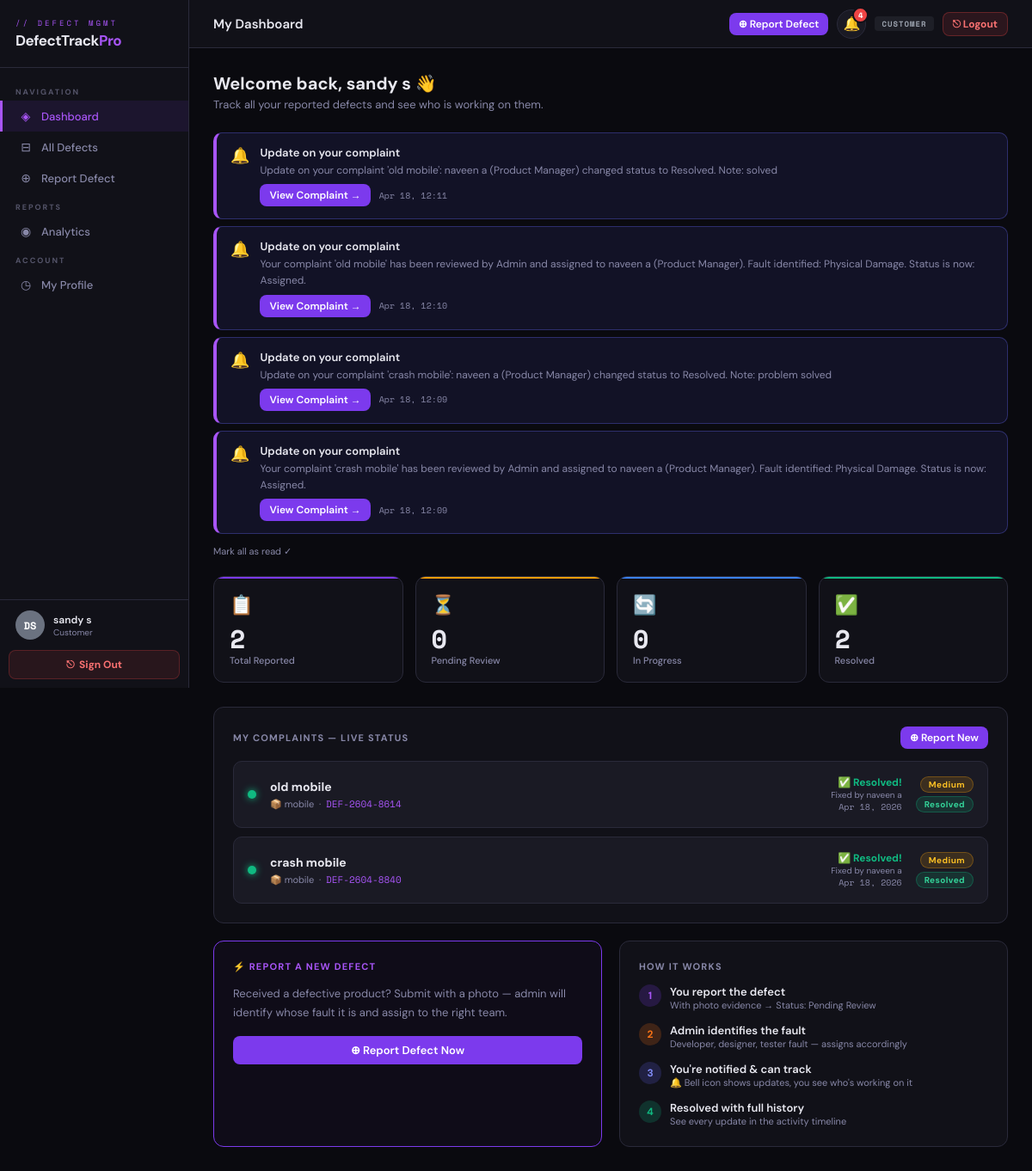
Screenshot of /dashboard/ (signed in) with the database file from the repository.
### complaints/models.py (models this page shows, shortened)
class UserProfile(models.Model):
    user         = models.OneToOneField(User, on_delete=models.CASCADE, related_name='profile')
    role         = models.CharField(max_length=20, choices=ROLE_CHOICES, default='customer')
    phone        = models.CharField(max_length=15, blank=True)
    department   = models.CharField(max_length=100, blank=True)
    avatar_color = models.CharField(max_length=7, default='#6366f1')

class Notification(models.Model):
    user       = models.ForeignKey(User, on_delete=models.CASCADE, related_name='notifications')
    complaint  = models.ForeignKey(Complaint, on_delete=models.CASCADE, related_name='notifications')
    message    = models.TextField()
    is_read    = models.BooleanField(default=False)
    created_at = models.DateTimeField(auto_now_add=True)
    class Meta:
        ordering = ['-created_at']

class Complaint(models.Model):
    STATUS_CHOICES = [
        ('pending',     'Pending Review'),
        ('assigned',    'Assigned'),
        ('in_progress', 'In Progress'),
        ('resolved',    'Resolved'),
        ('closed',      'Closed'),
        ('rejected',    'Rejected'),
    ]
    PRIORITY_CHOICES = [
        ('low',      'Low'),
        ('medium',   'Medium'),
        ('high',     'High'),
        ('critical', 'Critical'),
    ]
    complaint_id    = models.CharField(max_length=20, unique=True, editable=False)
    title           = models.CharField(max_length=200)
    description     = models.TextField()
    product_name    = models.CharField(max_length=200)
    order_number    = models.CharField(max_length=100, blank=True)
    defect_category = models.ForeignKey(DefectCategory, on_delete=models.SET_NULL, null=True, blank=True)
    priority        = models.CharField(max_length=10, choices=PRIORITY_CHOICES, default='medium')
    status          = models.CharField(max_length=15, choices=STATUS_CHOICES, default='pending')
    raised_by       = models.ForeignKey(User, on_delete=models.CASCADE, related_name='complaints_raised')
    assigned_to     = models.ForeignKey(User, on_delete=models.SET_NULL, null=True, blank=True, related_name='complaints_assigned')
    image           = models.ImageField(upload_to='complaints/%Y/%m/', null=True, blank=True)
    created_at      = models.DateTimeField(auto_now_add=True)
    updated_at      = models.DateTimeField(auto_now=True)
    resolved_at     = models.DateTimeField(null=True, blank=True)
    class Meta:
        ordering = ['-created_at']

### complaints/views.py (the view)
# urls.py: path('dashboard/',                  views.dashboard,               name='dashboard'),
@login_required
def dashboard(request):
    p = _profile(request.user)
    if   p.role == 'admin':    return _admin_dash(request, p)
    elif p.role == 'customer': return _customer_dash(request, p)
    else:                      return _staff_dash(request, p)

### complaints/context_processors.py (called while the page is built)
def user_profile(request):
    if request.user.is_authenticated:
        profile, _ = UserProfile.objects.get_or_create(
            user=request.user, defaults={'role': 'customer', 'avatar_color': '#6366f1'})
        unread_count = Notification.objects.filter(user=request.user, is_read=False).count()
        return {'user_profile': profile, 'unread_notif_count': unread_count}
    return {'user_profile': None, 'unread_notif_count': 0}

### complaints/views.py (called while the page is built)
def _profile(user):
    p, _ = UserProfile.objects.get_or_create(
        user=user, defaults={'role': 'customer', 'avatar_color': '#6366f1'})
    return p

def _customer_dash(request, profile):
    qs = (Complaint.objects.filter(raised_by=request.user)
          .select_related('defect_category', 'assigned_to', 'assigned_to__profile'))
    stats = {
        'total':       qs.count(),
        'pending':     qs.filter(status='pending').count(),
        'in_progress': qs.filter(status__in=['assigned', 'in_progress']).count(),
        'resolved':    qs.filter(status='resolved').count(),
    }
    unread_notifs = request.user.notifications.filter(is_read=False)
    return render(request, 'complaints/dashboard_customer.html', {
        'profile': profile, 'stats': stats, 'recent': qs[:8],
        'unread_notifs': unread_notifs,
    })

### complaints/templates/complaints/dashboard_customer.html (shortened to what this page needs)
{% extends 'complaints/base.html' %}
{% block page_title %}My Dashboard{% endblock %}
{% block content %}
<div style="margin-bottom:24px;">
  <h1 style="font-size:20px;font-weight:700;">Welcome back, {{ request.user.get_full_name|default:request.user.username }} 👋</h1>
  <p style="color:var(--text2);font-size:13px;margin-top:3px;">Track all your reported defects and see who is working on them.</p>
</div>
{% if unread_notifs %}
<div style="margin-bottom:20px;">
  {% for notif in unread_notifs %}
  <div style="background:rgba(99,102,241,.1);border:1px solid rgba(99,102,241,.35);border-left:4px solid var(--accent2);border-radius:10px;padding:14px 16px;margin-bottom:8px;display:flex;align-items:flex-start;gap:12px;">
    <span style="font-size:18px;flex-shrink:0;">🔔</span>
    <div style="flex:1;">
      <div style="font-size:13px;font-weight:600;color:var(--text);margin-bottom:3px;">Update on your complaint</div>
      <div style="font-size:12px;color:var(--text2);line-height:1.6;">{{ notif.message }}</div>
      <div style="margin-top:6px;display:flex;align-items:center;gap:10px;">
        <a href="{% url 'complaint_detail' notif.complaint.pk %}" class="btn btn-primary btn-sm">View Complaint →</a>
        <span style="font-size:10px;color:var(--text2);font-family:'Space Mono',monospace;">{{ notif.created_at|date:"M d, H:i" }}</span>
      </div>
    </div>
  </div>
  {% endfor %}
  <a href="{% url 'mark_notifs_read' %}" style="font-size:11px;color:var(--text2);text-decoration:none;">Mark all as read ✓</a>
</div>
{% endif %}
<div class="stats-grid">
  <div class="stat"><div class="stat-icon">📋</div><div class="stat-val">{{ stats.total }}</div><div class="stat-lbl">Total Reported</div></div>
  <div class="stat c-yellow"><div class="stat-icon">⏳</div><div class="stat-val">{{ stats.pending }}</div><div class="stat-lbl">Pending Review</div></div>
  <div class="stat c-blue"><div class="stat-icon">🔄</div><div class="stat-val">{{ stats.in_progress }}</div><div class="stat-lbl">In Progress</div></div>
  <div class="stat c-green"><div class="stat-icon">✅</div><div class="stat-val">{{ stats.resolved }}</div><div class="stat-lbl">Resolved</div></div>
</div>
{% if recent %}
<div class="card" style="margin-bottom:20px;">
  <div style="display:flex;align-items:center;justify-content:space-between;margin-bottom:14px;">
    <div class="card-title" style="margin-bottom:0;">My Complaints — Live Status</div>
    <a href="{% url 'raise_complaint' %}" class="btn btn-primary btn-sm">⊕ Report New</a>
  </div>
  <div style="display:flex;flex-direction:column;gap:10px;">
    {% for c in recent %}
    <a href="{% url 'complaint_detail' c.pk %}" style="text-decoration:none;">
    <div style="background:var(--bg3);border:1px solid var(--border);border-radius:10px;padding:16px;display:flex;align-items:center;gap:16px;flex-wrap:wrap;transition:border-color .15s;"
      onmouseover="this.style.borderColor='var(--accent2)'" onmouseout="this.style.borderColor='var(--border)'">
      <div style="width:10px;height:10px;border-radius:50%;flex-shrink:0;
        background:{% if c.status == 'pending' %}var(--yellow){% elif c.status == 'assigned' %}var(--blue){% elif c.status == 'in_progress' %}var(--accent2){% elif c.status == 'resolved' %}var(--green){% else %}var(--text3){% endif %};
        box-shadow:{% if c.status == 'in_progress' %}0 0 8px var(--accent2){% elif c.status == 'resolved' %}0 0 8px var(--green){% else %}none{% endif %};">
      </div>
      <div style="flex:1;min-width:160px;">
        <div style="font-size:14px;font-weight:700;color:var(--text);margin-bottom:3px;">{{ c.title|truncatechars:50 }}</div>
        <div style="font-size:11px;color:var(--text2);">📦 {{ c.product_name }} &nbsp;·&nbsp; <span class="cid">{{ c.complaint_id }}</span></div>
      </div>
      <div style="flex-shrink:0;text-align:right;min-width:160px;">
        {% if c.status == 'pending' %}
          <div style="font-size:11px;color:var(--orange);font-weight:600;">⏳ Awaiting Admin Review</div>
          <div style="font-size:10px;color:var(--text2);">Admin will assign to correct team</div>
        {% elif c.status == 'resolved' %}
          <div style="font-size:12px;color:var(--green);font-weight:700;">✅ Resolved!</div>
          {% if c.assigned_to %}<div style="font-size:10px;color:var(--text2);">Fixed by {{ c.assigned_to.get_full_name|default:c.assigned_to.username }}</div>{% endif %}
          {% if c.resolved_at %}<div style="font-size:10px;color:var(--text2);font-family:'Space Mono',monospace;">{{ c.resolved_at|date:"M d, Y" }}</div>{% endif %}
        {% elif c.status == 'closed' %}
          <div style="font-size:11px;color:var(--text2);font-weight:600;">🔒 Closed</div>
        {% elif c.status == 'rejected' %}
          <div style="font-size:11px;color:#f87171;font-weight:600;">❌ Rejected</div>
        {% endif %}
      </div>
      <div style="flex-shrink:0;display:flex;flex-direction:column;gap:4px;align-items:flex-end;">
        <span class="badge b-{{ c.priority }}">{{ c.priority }}</span>
        <span class="badge b-{{ c.status }}">{{ c.get_status_display }}</span>
      </div>
    </div>
    </a>
    {% endfor %}
  </div>
</div>
{% endif %}
<div class="g2">
  <div class="card" style="border-color:var(--accent);background:rgba(124,58,237,.04);">
    <div class="card-title" style="color:var(--accent2);">⚡ Report a New Defect</div>
    <p style="font-size:13px;color:var(--text2);line-height:1.7;margin-bottom:16px;">Received a defective product? Submit with a photo — admin will identify whose fault it is and assign to the right team.</p>
    <a href="{% url 'raise_complaint' %}" class="btn btn-primary" style="width:100%;justify-content:center;">⊕ Report Defect Now</a>
  </div>
  <div class="card">
    <div class="card-title">How It Works</div>
    <div style="display:flex;flex-direction:column;gap:14px;">
      <div style="display:flex;gap:10px;">
        <div style="width:26px;height:26px;border-radius:50%;background:rgba(124,58,237,.2);color:var(--accent2);display:flex;align-items:center;justify-content:center;font-weight:700;font-size:12px;flex-shrink:0;">1</div>
        <div><div style="font-size:13px;font-weight:600;">You report the defect</div><div style="font-size:11px;color:var(--text2);">With photo evidence → Status: Pending Review</div></div>
      </div>
      <div style="display:flex;gap:10px;">
        <div style="width:26px;height:26px;border-radius:50%;background:rgba(249,115,22,.2);color:var(--orange);display:flex;align-items:center;justify-content:center;font-weight:700;font-size:12px;flex-shrink:0;">2</div>
        <div><div style="font-size:13px;font-weight:600;">Admin identifies the fault</div><div style="font-size:11px;color:var(--text2);">Developer, designer, tester fault — assigns accordingly</div></div>
      </div>
      <div style="display:flex;gap:10px;">
        <div style="width:26px;height:26px;border-radius:50%;background:rgba(99,102,241,.2);color:#818cf8;display:flex;align-items:center;justify-content:center;font-weight:700;font-size:12px;flex-shrink:0;">3</div>
        <div><div style="font-size:13px;font-weight:600;">You're notified &amp; can track</div><div style="font-size:11px;color:var(--text2);">🔔 Bell icon shows updates, you see who's working on it</div></div>
      </div>
      <div style="display:flex;gap:10px;">
        <div style="width:26px;height:26px;border-radius:50%;background:rgba(16,185,129,.2);color:var(--green);display:flex;align-items:center;justify-content:center;font-weight:700;font-size:12px;flex-shrink:0;">4</div>
        <div><div style="font-size:13px;font-weight:600;">Resolved with full history</div><div style="font-size:11px;color:var(--text2);">See every update in the activity timeline</div></div>
      </div>
    </div>
  </div>
</div>
{% endblock %}

### complaints/templates/complaints/base.html (shortened to what this page needs)
{% load static %}<!DOCTYPE html>
<html lang="en">
<head>
</head>
<body>
{% if user.is_authenticated %}
<aside class="sidebar">
  <div class="sb-logo">
    <div class="mark">// defect mgmt</div>
    <div class="name">DefectTrack<span style="color:var(--accent2)">Pro</span></div>
  </div>
  <nav class="sb-nav">
    <div class="sb-section">Navigation</div>
    <a href="{% url 'dashboard' %}" class="sb-link {% if request.resolver_match.url_name == 'dashboard' %}active{% endif %}">
      <span class="ico">◈</span> Dashboard
    </a>
    <a href="{% url 'complaint_list' %}" class="sb-link {% if request.resolver_match.url_name == 'complaint_list' %}active{% endif %}">
      <span class="ico">⊟</span> All Defects
    </a>
    {% if user_profile.role == 'customer' %}
    <a href="{% url 'raise_complaint' %}" class="sb-link {% if request.resolver_match.url_name == 'raise_complaint' %}active{% endif %}">
      <span class="ico">⊕</span> Report Defect
    </a>
    {% endif %}
    <div class="sb-section">Reports</div>
    <a href="{% url 'analytics' %}" class="sb-link {% if request.resolver_match.url_name == 'analytics' %}active{% endif %}">
      <span class="ico">◉</span> Analytics
    </a>
    <div class="sb-section">Account</div>
    <a href="{% url 'profile' %}" class="sb-link {% if request.resolver_match.url_name == 'profile' %}active{% endif %}">
      <span class="ico">◷</span> My Profile
    </a>
  </nav>
  <div class="sb-footer">
    <div class="sb-user">
      <div class="avatar" style="width:34px;height:34px;font-size:12px;background:{{ user_profile.avatar_color|default:'#6366f1' }}">
        {{ user.username|slice:":2"|upper }}
      </div>
      <div>
        <div class="uname">{{ user.get_full_name|default:user.username }}</div>
        <div class="urole">{{ user_profile.get_role_display|default:'User' }}</div>
      </div>
    </div>
    <div class="sb-logout-row">
      <a href="{% url 'logout' %}" class="sb-logout-btn">⎋ &nbsp;Sign Out</a>
    </div>
  </div>
</aside>
{% endif %}
<div class="main">
  {% if user.is_authenticated %}
  <div class="topbar">
    <div class="topbar-title">{% block page_title %}DefectTrack Pro{% endblock %}</div>
    <div class="topbar-actions">
      {% if user_profile.role == 'customer' %}
      <a href="{% url 'raise_complaint' %}" class="btn btn-primary btn-sm">⊕ Report Defect</a>
      {% endif %}
      <a href="{% url 'mark_notifs_read' %}" class="notif-bell" title="Notifications">
        🔔
        {% if unread_notif_count > 0 %}
        <span class="notif-badge">{{ unread_notif_count }}</span>
        {% endif %}
      </a>
      <span class="role-chip r-{{ user_profile.role }}">{{ user_profile.get_role_display }}</span>
      <a href="{% url 'logout' %}" class="btn btn-sm" style="background:rgba(239,68,68,.12);color:#f87171;border:1px solid rgba(239,68,68,.3);font-weight:700;">⎋ Logout</a>
    </div>
  </div>
  {% endif %}
  <div class="content">
    {% block content %}{% endblock %}
  </div>
</div>
</body></html>

### rows the page displays
UserProfile: role "Customer", role "CUSTOMER"
Notification: message "Update on your complaint 'old mobile': naveen a (Product Manager) changed status to Resolved. Note: solved", created_at "Apr 18, 12:11"
Notification: message "Your complaint 'old mobile' has been reviewed by Admin and assigned to naveen a (Product Manager). Fault identified: Physical Damage. Status is now: Assigned.", created_at "Apr 18, 12:10"
Notification: message "Update on your complaint 'crash mobile': naveen a (Product Manager) changed status to Resolved. Note: problem solved", created_at "Apr 18, 12:09"
Notification: message "Your complaint 'crash mobile' has been reviewed by Admin and assigned to naveen a (Product Manager). Fault identified: Physical Damage. Status is now: Assigned.", created_at "Apr 18, 12:09"
Complaint: title "old mobile", product_name "mobile", complaint_id "DEF-2604-8614", assigned_to.get_full_name "naveen a", resolved_at "Apr 18, 2026", priority "Medium", status "Resolved"
Complaint: title "crash mobile", product_name "mobile", complaint_id "DEF-2604-8840", assigned_to.get_full_name "naveen a", resolved_at "Apr 18, 2026", priority "Medium", status "Resolved"

### other values shown
{{ user.username|slice:":2"|upper }} "DS"
{{ user.get_full_name|default:user.username }} "sandy s"
{{ unread_notif_count }} "4"
{{ request.user.get_full_name|default:request.user.username }} "sandy s"
{{ stats.total }} "2"
{{ stats.pending }} "0"
{{ stats.in_progress }} "0"
{{ stats.resolved }} "2"
